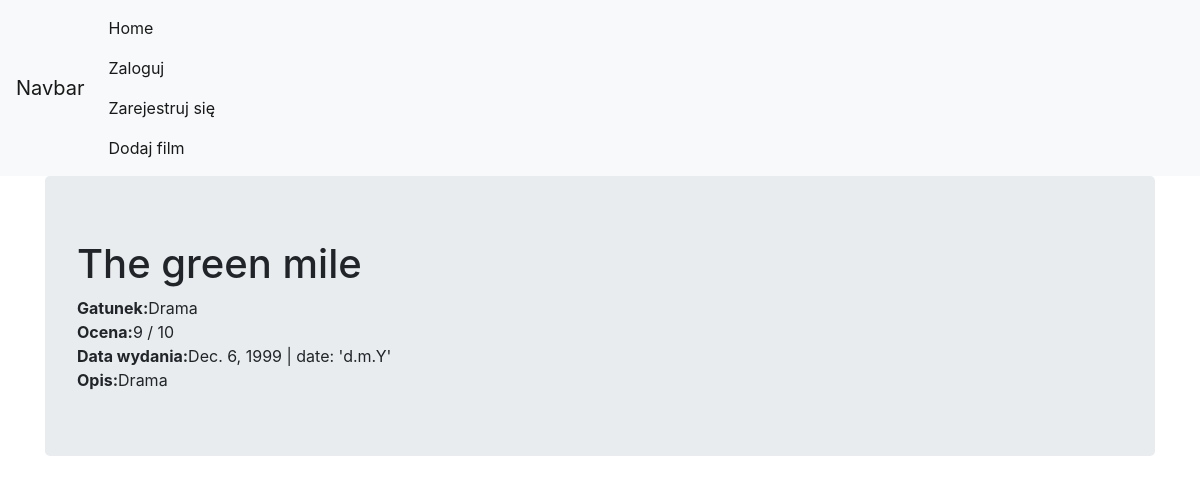
Screenshot of /movie/details/3 with the database file from the repository.
### viewer/models.py (models this page shows, shortened)
class Movie(Model):
    title = CharField(max_length=128)
    genre = ForeignKey(Genre, on_delete=DO_NOTHING)  # kiedy usuwamy film zostawiamy gatunek
    rating = IntegerField()
    released = DateField()
    description = TextField()
    created = DateTimeField(auto_now_add=True)  # zawsze bieżący czas

class Genre(Model):
    name = CharField(max_length=128)

### viewer/views.py (the view)
# urls.py: path('movie/details/<id>',MovieDetailView.as_view() , name='movie_detail'),
class MovieDetailView(View):
    def get(self, request, id):
        return render(
            request, 'details.html',
            context={'movie': Movie.objects.get(id=id)}
        )

### viewer/templates/details.html (shortened to what this page needs)
{%  extends "base.html" %}
{% block content %}
    <h1>{{ movie.title }}</h1>
    <div> <strong>Gatunek:</strong>{{ movie.genre.name }}</div>
    <div> <strong>Ocena:</strong>{{ movie.rating }} / 10</div>
    <div> <strong>Data wydania:</strong>{{ movie.released}} | date: 'd.m.Y'</div>
    <div> <strong>Opis:</strong>{{ movie.description}}</div>
{% endblock %}

### rows the page displays
Movie: title "The green mile", genre.name "Drama", rating "9", released "Dec. 6, 1999", description "Drama"
